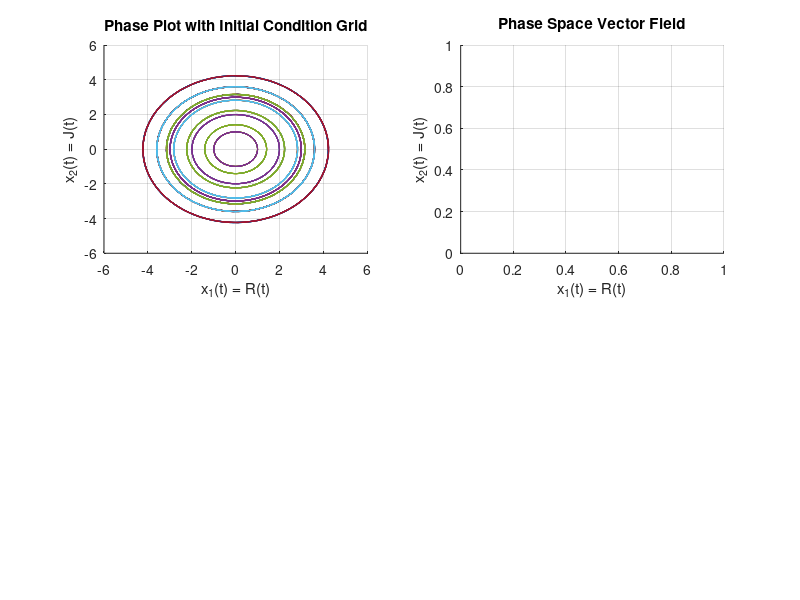

Recreate this plot in MATLAB. (Note: this script raises an error after producing the figure.)
clc, clear, close all;

% We want to show the trajectory of Romeo and Juliet based on Strogatz
% problem of 1988 (https://ai.stanford.edu/~rajatr/articles/SS_love_dEq.pdf)
% where we have that R(t) > 0 is love and R(t) < 0 is hate
% we have the following state vector x(t) = [R(t), J(t)] where R is Romeo
% and J is Juliet we will analyze all the necessary cases

%% first case
% here the system is defined as d/dtR(t) = alpha * J(t) and 
% d/dt J(t) = -beta * R(t) with alpha and beta > 0 here we will use x1 for
% Romeo and x2 for juliet therefore we can write our system:

alpha = 1;
beta = 1;

raj = @(t, x)[alpha * x(2);
              -beta * x(1)];

% declare the timespan in which we work for the resolution of the ode
t_span = [0, 30];

% set the initial condition values
x1_0_vals = -3:1:3;
x2_0_vals = -3:1:3;

% Create a figure window
figure("Position", [100, 100, 1000, 800]);

% First subplot: Phase portrait
subplot(2, 2, 1);
hold on;
title("Phase Plot with Initial Condition Grid");
xlabel("x_1(t) = R(t)");
ylabel("x_2(t) = J(t)");
grid on;

% loop through all the initial conditions
for x1_0 = x1_0_vals
    for x2_0 = x2_0_vals
        % solve the ode for the initial conditions
        [~, X] = ode45(raj, t_span, [x1_0, x2_0]);
        
        % Plot the phase portrait (x1 vs x2)
        plot(X(:,1), X(:,2));  % Plot trajectory in phase space
    end
end
hold off;

% Create a second subplot for the vector field
subplot(2, 2, 2);
hold on;
title("Phase Space Vector Field");
xlabel("x_1(t) = R(t)");
ylabel("x_2(t) = J(t)");
grid on;

% Create a grid for the vector field
[x1_grid, x2_grid] = meshgrid(-3:0.5:3, -3:0.5:3);  % Finer grid for smoother arrows

% Calculate derivatives at each grid point
u = alpha * x2_grid;  % dx1/dt = alpha*x2
v = -beta * x1_grid;  % dx2/dt = -beta*x1

% Plot the vector field using quiver
streamslice(x1_grid, x2_grid, u, v);
hold off;

% Time evolution of state variables from x1(0) = 0.01, x2(0) = 0
initial_condition = [0.01; 0]; % [x1(0); x2(0)]
[T, X] = ode45(raj, t_span, initial_condition);

% Create a new subplot for the time evolution
subplot(2, 2, [3, 4]); % This will use the bottom half of the figure
hold on;

% Plot x1(t) vs time
plot(T, X(:,1), "color", [0.4 0.4 0.4], "LineWidth", 1.5, "DisplayName", "x_1(t) = R(t)");

% Plot x2(t) vs time
plot(T, X(:,2), "color", [0 0.5 0.5], "LineWidth", 1.5, "DisplayName", "x_2(t) = J(t)");

% Configure plot appearance
title("Time Evolution of State Variables");
xlabel("Time (s)");
ylabel("State Variables");
legend("show", "Orientation", "vertical", "Location", "southwest");
legend("boxoff");
grid on;
hold off;


%% Second case
clc, clear, close all;
% here the system is defined as d/dtR(t) = alpha * R(t) + beta * J(t) and 
% d/dt J(t) = beta * R(t) + alpha * J(t) with alpha < 0 and beta > 0 and 
%|alpha| > |beta| with alpha != beta
% therefore they are cautious lover
% here we will use x1 for Romeo and x2 for juliet therefore we can 
% write our system:
alpha = -3;
beta = 1;

raj = @(t, x)[alpha * x(1) + beta * x(2);
              beta * x(1) + alpha * x(2)];

% declare the timespan in which we work for the resolution of the ode
t_span = [0, 30];

% set the initial condition values
x1_0_vals = -3:1:3;
x2_0_vals = -3:1:3;

% Create a figure window
figure("Position", [100, 100, 1000, 800]);

% First subplot: Phase portrait
subplot(2, 2, 1);
hold on;
title("Phase Plot with Initial Condition Grid");
xlabel("x_1(t) = R(t)");
ylabel("x_2(t) = J(t)");
grid on;

% loop through all the initial conditions
for x1_0 = x1_0_vals
    for x2_0 = x2_0_vals
        % solve the ode for the initial conditions
        [~, X] = ode45(raj, t_span, [x1_0, x2_0]);
        
        % Plot the phase portrait (x1 vs x2)
        plot(X(:,1), X(:,2));  % Plot trajectory in phase space
    end
end
hold off;

% Create a second subplot for the vector field
subplot(2, 2, 2);
hold on;
title("Phase Space Vector Field");
xlabel("x_1(t) = R(t)");
ylabel("x_2(t) = J(t)");
grid on;

% Create a grid for the vector field
[x1_grid, x2_grid] = meshgrid(-3:0.5:3, -3:0.5:3);  % Finer grid for smoother arrows

% Calculate derivatives at each grid point
u = alpha * x2_grid;  % dx1/dt = alpha*x2
v = -beta * x1_grid;  % dx2/dt = -beta*x1

% Plot the vector field using quiver
streamslice(x1_grid, x2_grid, u, v);
hold off;

% Time evolution of state variables from x1(0) = 0.01, x2(0) = 0
initial_condition = [0.01; 0]; % [x1(0); x2(0)]
[T, X] = ode45(raj, t_span, initial_condition);

% Create a new subplot for the time evolution
subplot(2, 2, [3, 4]); % This will use the bottom half of the figure
hold on;

% Plot x1(t) vs time
plot(T, X(:,1), "color", [0.4 0.4 0.4], "LineWidth", 1.5, "DisplayName", "x_1(t) = R(t)");

% Plot x2(t) vs time
plot(T, X(:,2), "color", [0 0.5 0.5], "LineWidth", 1.5, "DisplayName", "x_2(t) = J(t)");

% Configure plot appearance
title("Time Evolution of State Variables");
xlabel("Time (s)");
ylabel("State Variables");
legend("show", "Orientation", "vertical", "Location", "southwest");
legend("boxoff");
grid on;
hold off;


%% third case
clc, clear, close all;
% here the system is defined as d/dtR(t) = alpha * R(t) + beta * J(t) and 
% d/dt J(t) = beta * R(t) + alpha * J(t) with alpha < 0 and beta > 0 and 
%|alpha| < |beta| with alpha != beta
% therefore they are cautious lover
% here we will use x1 for Romeo and x2 for juliet therefore we can 
% write our system:

alpha = -1;
beta = 3;

raj = @(t, x)[alpha * x(1) + beta * x(2);
              beta * x(1) + alpha * x(2)];

% declare the timespan in which we work for the resolution of the ode
t_span = [0, 30];

% set the initial condition values
x1_0_vals = -3:1:3;
x2_0_vals = -3:1:3;

% Create a figure window
figure("Position", [100, 100, 1000, 800]);

% First subplot: Phase portrait
subplot(2, 2, 1);
hold on;
title("Phase Plot with Initial Condition Grid");
xlabel("x_1(t) = R(t)");
ylabel("x_2(t) = J(t)");
grid on;

% loop through all the initial conditions
for x1_0 = x1_0_vals
    for x2_0 = x2_0_vals
        % solve the ode for the initial conditions
        [~, X] = ode45(raj, t_span, [x1_0, x2_0]);
        
        % Plot the phase portrait (x1 vs x2)
        plot(X(:,1), X(:,2));  % Plot trajectory in phase space
    end
end
hold off;

% Create a second subplot for the vector field
subplot(2, 2, 2);
hold on;
title("Phase Space Vector Field");
xlabel("x_1(t) = R(t)");
ylabel("x_2(t) = J(t)");
grid on;

% Create a grid for the vector field
[x1_grid, x2_grid] = meshgrid(-3:0.5:3, -3:0.5:3);  % Finer grid for smoother arrows

% Calculate derivatives at each grid point
u = alpha * x2_grid;  % dx1/dt = alpha*x2
v = -beta * x1_grid;  % dx2/dt = -beta*x1

% Plot the vector field using quiver
streamslice(x1_grid, x2_grid, u, v);
hold off;

% Time evolution of state variables from x1(0) = 0.01, x2(0) = 0
initial_condition = [0.01; 0]; % [x1(0); x2(0)]
[T, X] = ode45(raj, t_span, initial_condition);

% Create a new subplot for the time evolution
subplot(2, 2, [3, 4]); % This will use the bottom half of the figure
hold on;

% Plot x1(t) vs time
plot(T, X(:,1), "color", [0.4 0.4 0.4], "LineWidth", 1.5, "DisplayName", "x_1(t) = R(t)");

% Plot x2(t) vs time
plot(T, X(:,2), "color", [0 0.5 0.5], "LineWidth", 1.5, "DisplayName", "x_2(t) = J(t)");

% Configure plot appearance
title("Time Evolution of State Variables");
xlabel("Time (s)");
ylabel("State Variables");
legend("show", "Orientation", "vertical", "Location", "southwest");
legend("boxoff");
grid on;
hold off;

